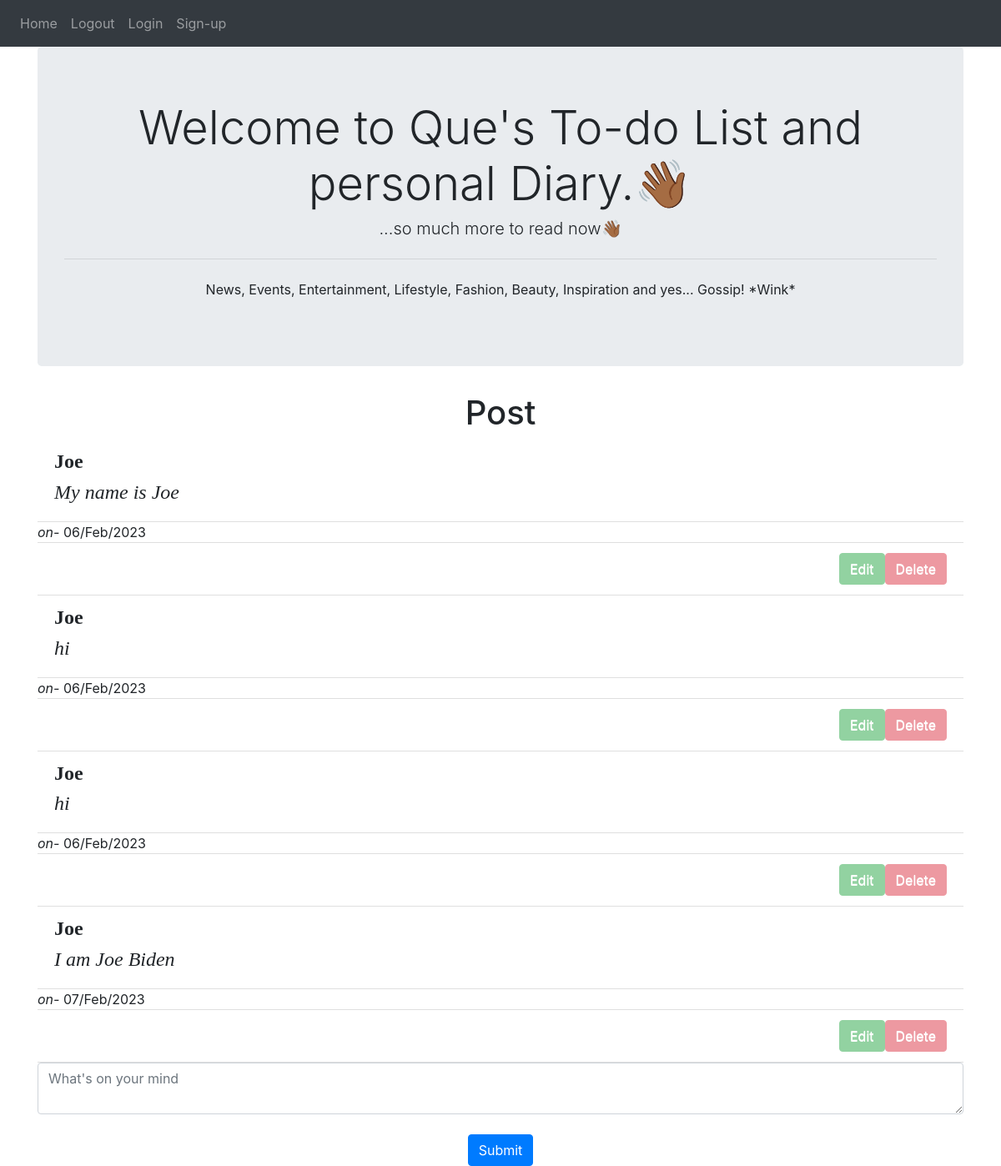
Page / (signed in) on the committed database.
### website/models.py (models this page shows)
class User(db.Model, UserMixin):
     id = db.Column(db.Integer, primary_key=True)
     email = db.Column(db.String(150), unique=True)
     password = db.Column(db.String(150))
     first_name = db.Column(db.String(150))
     notes = db.relationship('Note')

class Note(db.Model):
    id = db.Column(db.Integer, primary_key=True)
    data = db.Column(db.String(10000))
    date = db.Column(db.DateTime(timezone=True), default=func.now())
    user_id = db.Column(db.Integer, db.ForeignKey('user.id'))

### website/views.py (the view, shortened to what this page needs)
@views.route('/', methods=['GET', 'POST'])
@login_required
def home():
    return render_template("home.html", user=current_user)

### website/__init__.py (called while the page is built)
def create_app():
    app = Flask(__name__)
    app.config['SECRET_KEY']= 'alk'
    app.config['SQLALCHEMY_DATABASE_URI'] = f'sqlite:///{DB_NAME}'
    db.init_app(app)
    from .views import views
    from .auth import auth
    app.register_blueprint(views, url_prefix= '/')
    app.register_blueprint(auth, url_prefix= '/')
    from .models import User, Note
    create_database(app)
    login_manager = LoginManager()
    login_manager.login_view = 'auth.login'
    login_manager.init_app(app)
    @login_manager.user_loader
    def load_user(id):
        return User.query.get(int(id))
    return app

### website/templates/home.html
{%extends"base.html" %} {% block title%}HOME{% endblock%}
{%block content%}
<div class="jumbotron">
    <h1 align="center" class="display-4">Welcome to Que's To-do List and personal Diary.<span class="wave">👋🏾</span></h1>
    <h3 align="center" class="lead">...so much more to read now<span class="smile">👋🏾</span></h3>
    <hr  class="my-4">
    <p align="center">News, Events, Entertainment, Lifestyle, Fashion, Beauty, Inspiration and yes... Gossip! *Wink*</p>
  </div>
<h1 align="center">Post</h1>
<ul class="list-group list-group-flush" id="notes">
    {% for note in user.notes %}
    {% if current_user.id == note.user_id %}
    <li class="list-group-item"><h4 style="font-family:'Times New Roman', Times, serif ;">
        <strong>{{user.first_name}}</strong>
    </h4><h4 style="font-family:'Times New Roman', Times, serif ;"><i>{{ note.data }}</i></h4></li>
    <span><i>on- </i>{{note.date.strftime('%d/%b/%Y')}}</span>
    <li class="list-group-item">
        <button type="button" class="close" onclick="deleteNote({{note.id}})">
            <span class="btn btn-danger">Delete</span>
        </button>
        <button type="button" class="close"  a href="/edit/{{note.id}}/">
            <span class="btn btn-success">Edit</span>
        </button>
    </li>
    {% else %}
    <li class="list-group-item"><h4 style="font-family:'Times New Roman', Times, serif ;"><strong>
        {{user.first_name}}</strong>
    </h4><h4 style="font-family:'Times New Roman', Times, serif ;"><i>{{ note.data }}</i></h4></li>
    {% endif %}
    {% endfor %}
</ul>
<form method="POST">
    <textarea name ="note" id ="note" class="form-control" placeholder="What's on your mind"></textarea>
    <br>
    <div align="center">
        <button type="submit" class="btn btn-primary">Submit</button>
    </div>
</form>
{% endblock content %}

### rows in the picture
Note: data "My name is Joe", date "06/Feb/2023"
User: first_name "Joe"
Note: data "hi", date "06/Feb/2023"
Note: data "hi", date "06/Feb/2023"
Note: data "I am Joe Biden", date "07/Feb/2023"
